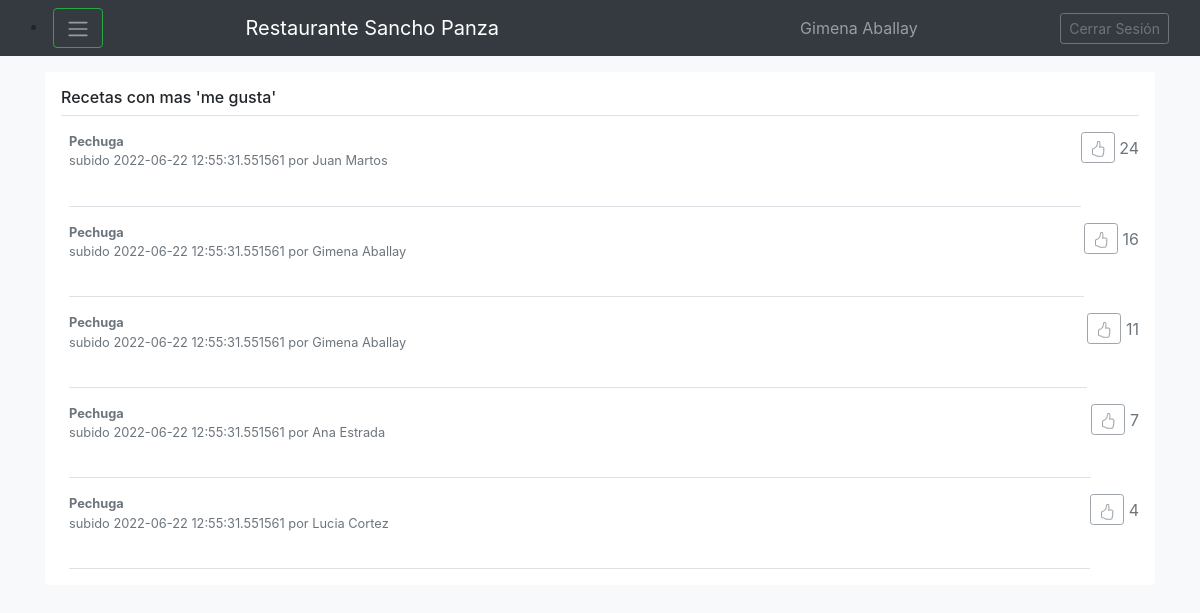
The page /Consultar_Ranking (signed in) on the database as committed earlier.
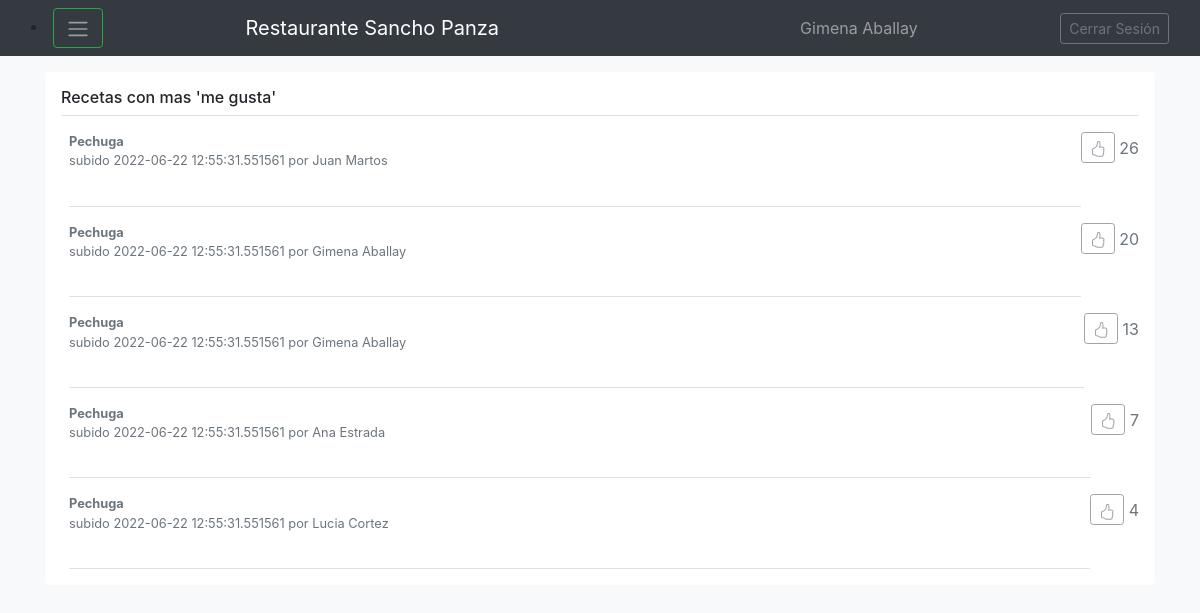
The same page on the database as committed later.
### models.py (models this page shows)
class Receta(db.Model):
    __tablename__='Receta'
    id=db.Column(db.Integer, primary_key=True)
    nombre=db.Column(db.String(80), nullable=False)
    tiempo=db.Column(db.Integer, nullable=False)
    fecha=db.Column(db.DateTime, nullable=False)
    elaboracion=db.Column(db.String(80), nullable=False)
    cantidadmegusta=db.Column(db.Integer, nullable=False)
    usuarioid=db.Column(db.Integer, db.ForeignKey('Usuario.id'))
    ingredientes=db.relationship('Ingrediente', backref='Receta', cascade="all, delete-orphan")
    def __lt__(self, otro):
        if type(otro)==type(self):
            return (self.cantidadmegusta<otro.cantidadmegusta)

class Usuario(db.Model):
    __tablename__='Usuario'
    id=db.Column(db.Integer, primary_key=True)
    nombre=db.Column(db.String(80), nullable=False)
    correo=db.Column(db.String(120), unique=True, nullable=False)
    clave=db.Column(db.String(120), nullable=False)
    recetas=db.relationship('Receta', backref='Usuario', cascade="all, delete-orphan")

### app.py (the view)
@app.route('/Consultar_Ranking', methods=['GET', 'POST'])
def Consultar_Ranking():
    if 'nombre' in session:
        recetasordenadas=Receta.query.all()
        recetasordenadas.sort(reverse=True)
        i=0
        recetasamostrar=[]
        while i<5 and i<len(recetasordenadas):
            recetasamostrar.append(recetasordenadas[i])
            i+=1
        print (recetasamostrar)
        return render_template('Ranking.html', tipo_busqueda="Recetas con mas 'me gusta'",usuario_actual=session, recetas=recetasamostrar, usuarios=Usuario.query.all())
    else:
        return render_template('index.html')

### templates/Ranking.html (shortened to what this page needs)
{% extends "Base.html" %}
{% block content %}
<div class="my-3 p-3 bg-white rounded box-shadow">
  <h6 class="border-bottom border-gray pb-2 mb-0">{{tipo_busqueda}}</h6>
  {% for receta in recetas %}
  <div class="media text-muted pt-3">
    <p class="media-body pb-3 mb-0 small lh-125 border-bottom border-gray">
      <strong class="d-block text-gray-dark">{{receta.nombre}}</strong>
      subido {{receta.fecha}} por {{usuarios[receta.usuarioid-1].nombre}}
      <br><br>
      <p class="d-block text-gray-dark">
      <form action="http://localhost:5000/megusta" method="post">
        <button type="submit" disabled class="btn btn-outline-secondary btn-sm mb-1"></button>
           {{receta.cantidadmegusta}}
      </form>
    </p>
    </p>
  </div>
  {% endfor %}
{% endblock %}

Rows that differ between the two databases and show on the page:
changed Receta "Juan Martos": cantidadmegusta "24" → "26"
changed Receta (number 2 of 5 on the later page): cantidadmegusta "16" → "20"
changed Receta (number 3 of 5 on the later page): cantidadmegusta "11" → "13"
